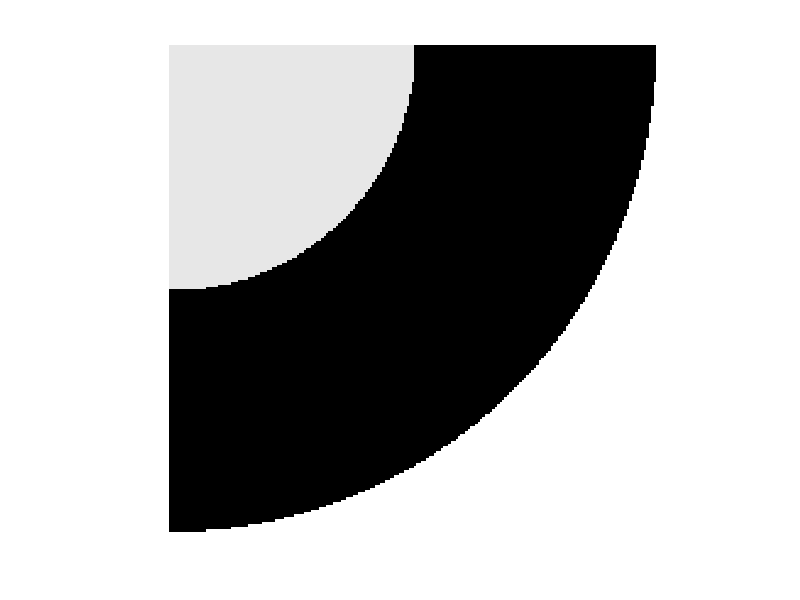

MATLAB code for this plot:
nx=200;                        
ny=200;                      
dx=2/(nx-1);                 
dy=2/(ny-1);                   
x=0:dx:2;                       
y=0:dy:2;                   
[X Y] =  meshgrid(x,y);
z = X.^2 + Y.^2;

a=zeros(ny,nx);                  

% 
z(find(z>3.98)) = 1000;
z(find(z<1.01)) = 900;
a = [find(z == 900)];
b = [find(z == 1000)];
imshow(z/max(max(z)))
clearvars -except b a